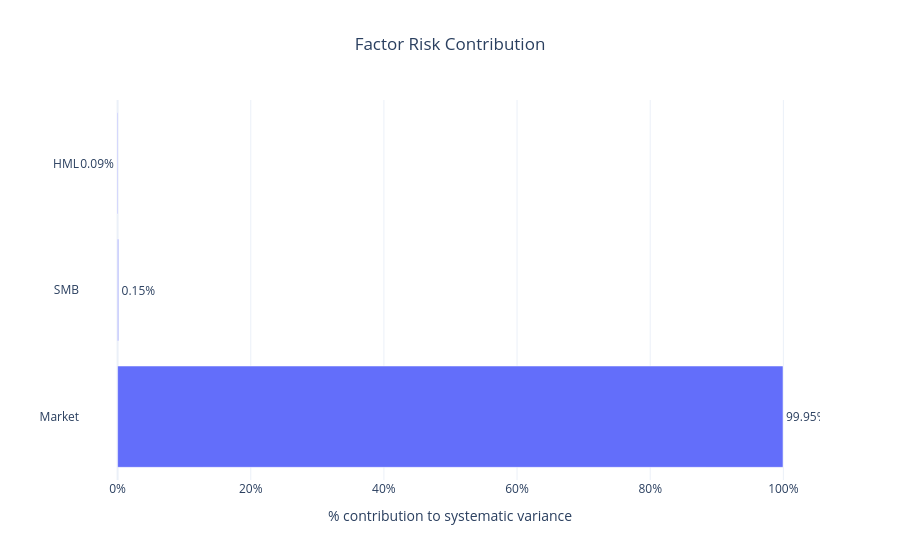

Here is the notebook cell this chart was saved with:
### Code cell
plot_df = pd.DataFrame({
    "Factor": factor_names,
    "Contribution": factor_pct
})

fig = px.bar(
    plot_df,
    x="Contribution",
    y="Factor",
    orientation="h",
    text="Contribution",
    title="Factor Risk Contribution",
    template="plotly_white"
)

fig.update_traces(texttemplate="%{text:.2f}%", textposition="outside")
fig.update_layout(title_x=0.5, xaxis_title="% contribution to systematic variance", yaxis_title="")
fig.update_xaxes(ticksuffix = "%")
fig.show()

### Figure 1 — Plotly figure (JSON) as saved in the notebook; plotly's stock layout.template omitted (floating-point values rounded to 4 significant figures)
{"data": [{"hovertemplate": "Contribution=%{text}<br>Factor=%{y}<extra></extra>", "legendgroup": "", "marker": {"color": "#636efa", "pattern": {"shape": ""}}, "name": "", "orientation": "h", "showlegend": false, "text": [99.95, 0.1457, -0.09085], "textposition": "outside", "texttemplate": "%{text:.2f}%", "type": "bar", "x": [99.95, 0.1457, -0.09085], "xaxis": "x", "y": ["Market", "SMB", "HML"], "yaxis": "y"}], "layout": {"barmode": "relative", "legend": {"tracegroupgap": 0}, "title": {"text": "Factor Risk Contribution", "x": 0.5}, "xaxis": {"anchor": "y", "domain": [0, 1], "ticksuffix": "%", "title": {"text": "% contribution to systematic variance"}}, "yaxis": {"anchor": "x", "domain": [0, 1], "title": {"text": ""}}}}
